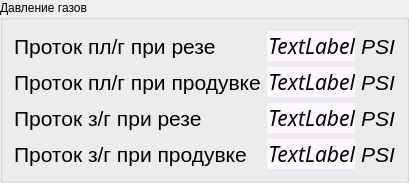
              <widget class="QGroupBox" name="groupBox_4">
               <property name="title">
                <string>Давление газов</string>
               </property>
               <layout class="QHBoxLayout" name="horizontalLayout_23">
                <item>
                 <layout class="QGridLayout" name="gridLayout_18" columnstretch="4,2,1">
                  <item row="0" column="0">
                   <widget class="QLabel" name="label_9">
                    <property name="font">
                     <font>
                      <pointsize>16</pointsize>
                     </font>
                    </property>
                    <property name="text">
                     <string>Проток пл/г при резе</string>
                    </property>
                    <property name="alignment">
                     <set>Qt::AlignLeading|Qt::AlignLeft|Qt::AlignVCenter</set>
                    </property>
                   </widget>
                  </item>
                  <item row="0" column="1">
                   <widget class="QLabel" name="lPlasmaCutflow">
                    <property name="font">
                     <font>
                      <family>Sans Serif</family>
                      <pointsize>16</pointsize>
                      <weight>50</weight>
                      <italic>true</italic>
                      <bold>false</bold>
                     </font>
                    </property>
                    <property name="styleSheet">
                     <string notr="true">background-color: rgb(253, 247, 255);
font: italic 16pt &quot;Sans Serif&quot;;</string>
                    </property>
                    <property name="text">
                     <string>TextLabel</string>
                    </property>
                    <property name="alignment">
                     <set>Qt::AlignRight|Qt::AlignTrailing|Qt::AlignVCenter</set>
                    </property>
                   </widget>
                  </item>
                  <item row="1" column="0">
                   <widget class="QLabel" name="label_25">
                    <property name="font">
                     <font>
                      <pointsize>16</pointsize>
                     </font>
                    </property>
                    <property name="text">
                     <string>Проток пл/г при продувке</string>
                    </property>
                    <property name="alignment">
                     <set>Qt::AlignLeading|Qt::AlignLeft|Qt::AlignVCenter</set>
                    </property>
                   </widget>
                  </item>
                  <item row="2" column="0">
                   <widget class="QLabel" name="label_26">
                    <property name="font">
                     <font>
                      <pointsize>16</pointsize>
                     </font>
                    </property>
                    <property name="text">
                     <string>Проток з/г при резе</string>
                    </property>
                    <property name="alignment">
                     <set>Qt::AlignLeading|Qt::AlignLeft|Qt::AlignVCenter</set>
                    </property>
                   </widget>
                  </item>
                  <item row="3" column="0">
                   <widget class="QLabel" name="label_27">
                    <property name="font">
                     <font>
                      <pointsize>16</pointsize>
                     </font>
                    </property>
                    <property name="text">
                     <string>Проток з/г при продувке</string>
                    </property>
                    <property name="alignment">
                     <set>Qt::AlignLeading|Qt::AlignLeft|Qt::AlignVCenter</set>
                    </property>
                   </widget>
                  </item>
                  <item row="1" column="1">
                   <widget class="QLabel" name="lPlasmaPreflow">
                    <property name="font">
                     <font>
                      <family>Sans Serif</family>
                      <pointsize>16</pointsize>
                      <weight>50</weight>
                      <italic>true</italic>
                      <bold>false</bold>
                     </font>
                    </property>
                    <property name="styleSheet">
                     <string notr="true">background-color: rgb(253, 247, 255);
font: italic 16pt &quot;Sans Serif&quot;;</string>
                    </property>
                    <property name="text">
                     <string>TextLabel</string>
                    </property>
                    <property name="alignment">
                     <set>Qt::AlignRight|Qt::AlignTrailing|Qt::AlignVCenter</set>
                    </property>
                   </widget>
                  </item>
                  <item row="1" column="2">
                   <widget class="QLabel" name="label_49">
                    <property name="font">
                     <font>
                      <pointsize>16</pointsize>
                      <italic>true</italic>
                     </font>
                    </property>
                    <property name="text">
                     <string>PSI</string>
                    </property>
                    <property name="alignment">
                     <set>Qt::AlignCenter</set>
                    </property>
                   </widget>
                  </item>
                  <item row="2" column="1">
                   <widget class="QLabel" name="lShieldCutflow">
                    <property name="font">
                     <font>
                      <family>Sans Serif</family>
                      <pointsize>16</pointsize>
                      <weight>50</weight>
                      <italic>true</italic>
                      <bold>false</bold>
                     </font>
                    </property>
                    <property name="styleSheet">
                     <string notr="true">background-color: rgb(253, 247, 255);
font: italic 16pt &quot;Sans Serif&quot;;</string>
                    </property>
                    <property name="text">
                     <string>TextLabel</string>
                    </property>
                    <property name="alignment">
                     <set>Qt::AlignRight|Qt::AlignTrailing|Qt::AlignVCenter</set>
                    </property>
                   </widget>
                  </item>
                  <item row="2" column="2">
                   <widget class="QLabel" name="label_51">
                    <property name="font">
                     <font>
                      <pointsize>16</pointsize>
                      <italic>true</italic>
                     </font>
                    </property>
                    <property name="text">
                     <string>PSI</string>
                    </property>
                    <property name="alignment">
                     <set>Qt::AlignCenter</set>
                    </property>
                   </widget>
                  </item>
                  <item row="3" column="1">
                   <widget class="QLabel" name="lShieldPreflow">
                    <property name="font">
                     <font>
                      <family>Sans Serif</family>
                      <pointsize>16</pointsize>
                      <weight>50</weight>
                      <italic>true</italic>
                      <bold>false</bold>
                     </font>
                    </property>
                    <property name="styleSheet">
                     <string notr="true">background-color: rgb(253, 247, 255);
font: italic 16pt &quot;Sans Serif&quot;;</string>
                    </property>
                    <property name="text">
                     <string>TextLabel</string>
                    </property>
                    <property name="alignment">
                     <set>Qt::AlignRight|Qt::AlignTrailing|Qt::AlignVCenter</set>
                    </property>
                   </widget>
                  </item>
                  <item row="3" column="2">
                   <widget class="QLabel" name="label_53">
                    <property name="font">
                     <font>
                      <pointsize>16</pointsize>
                      <italic>true</italic>
                     </font>
                    </property>
                    <property name="text">
                     <string>PSI</string>
                    </property>
                    <property name="alignment">
                     <set>Qt::AlignCenter</set>
                    </property>
                   </widget>
                  </item>
                  <item row="0" column="2">
                   <widget class="QLabel" name="label_11">
                    <property name="font">
                     <font>
                      <pointsize>16</pointsize>
                      <italic>true</italic>
                     </font>
                    </property>
                    <property name="text">
                     <string>PSI</string>
                    </property>
                    <property name="alignment">
                     <set>Qt::AlignCenter</set>
                    </property>
                   </widget>
                  </item>
                 </layout>
                </item>
               </layout>
              </widget>
